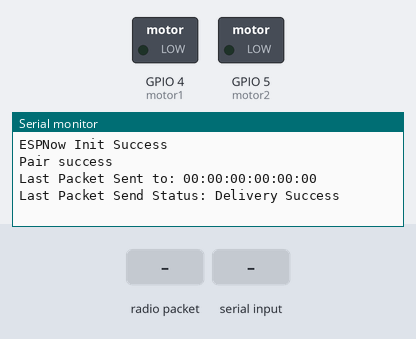
Bench run of a sketch on a simulated ESP32. On the bench: switched loads named in the sketch (green lamp = pin HIGH), the last lines printed to the serial monitor. The test bench sets the inputs (shaded band).

Above: at 1.2 s.
1.3 s: radio packet "a" arrives
At 2.5 s:
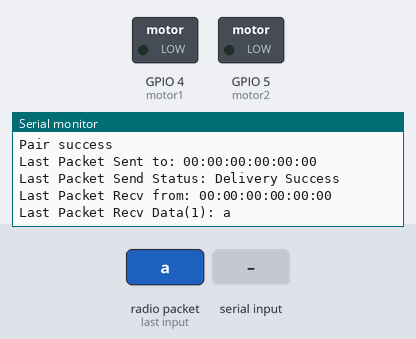
2.8 s: "a" received over Serial
At 7.2 s:
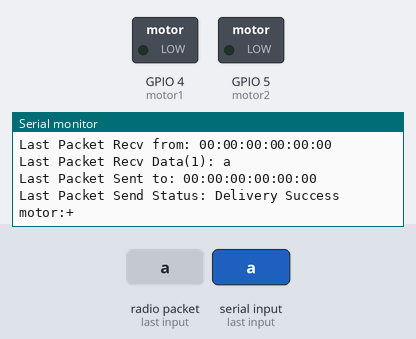
7.5 s: radio packet "d" arrives
At 8.5 s:
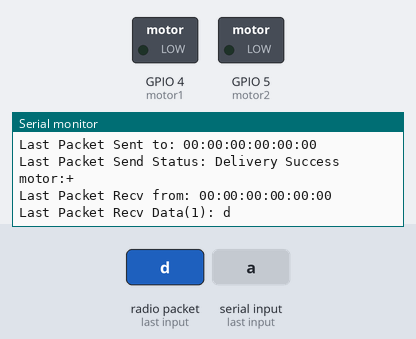
9.0 s: radio packet "1" arrives
At 9.7 s:
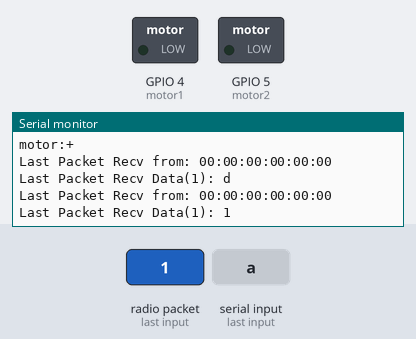

The sketch:

Esp_now_ver2.ino
```cpp
#include <esp_now.h>
#include <WiFi.h>
esp_now_peer_info_t slave;

#include <ESP32Servo.h>
#define motor1 4
#define motor2 5
Servo myServo1;
Servo myServo2;
long currentTime, LEDTimer11, LEDTimer12;
static const byte servoInterval = 25;
long servoTimer;
bool flag = 1;


// 送信コールバック
void OnDataSent(const uint8_t *mac_addr, esp_now_send_status_t status) {
  char macStr[18];
  snprintf(macStr, sizeof(macStr), "%02X:%02X:%02X:%02X:%02X:%02X",
           mac_addr[0], mac_addr[1], mac_addr[2], mac_addr[3], mac_addr[4], mac_addr[5]);
  Serial.print("Last Packet Sent to: ");
  Serial.println(macStr);
  Serial.print("Last Packet Send Status: ");
  Serial.println(status == ESP_NOW_SEND_SUCCESS ? "Delivery Success" : "Delivery Fail");
}


// 受信コールバック
void OnDataRecv(const uint8_t *mac_addr, const uint8_t *data, int data_len) {
  char macStr[18];
  char msg[1];
  snprintf(macStr, sizeof(macStr), "%02X:%02X:%02X:%02X:%02X:%02X",
           mac_addr[0], mac_addr[1], mac_addr[2], mac_addr[3], mac_addr[4], mac_addr[5]);
  Serial.printf("Last Packet Recv from: %s\n", macStr);
  Serial.printf("Last Packet Recv Data(%d): ", data_len);
  for ( int i = 0 ; i < data_len ; i++ ) {
    msg[1] = data[i];
    Serial.print(msg[1]);
  }
  Serial.println("");
}


void setup() {
  Serial.begin(115200);

  // ESP-NOW初期化
  WiFi.mode(WIFI_STA);
  WiFi.disconnect();
  if (esp_now_init() == ESP_OK) {
    Serial.println("ESPNow Init Success");
  } else {
    Serial.println("ESPNow Init Failed");
    ESP.restart();
  }

  // マルチキャスト用Slave登録
  memset(&slave, 0, sizeof(slave));
  for (int i = 0; i < 6; ++i) {
    slave.peer_addr[i] = (uint8_t)0xff;
  }
  esp_err_t addStatus = esp_now_add_peer(&slave);
  if (addStatus == ESP_OK) {
    // Pair success
    Serial.println("Pair success");
  }

  // ESP-NOWコールバック登録
  esp_now_register_send_cb(OnDataSent);
  esp_now_register_recv_cb(OnDataRecv);

  Serial.begin( 9600 );
  pinMode(motor1, OUTPUT);
  pinMode(motor2, OUTPUT);
}


void loop() {
  uint8_t data[13] = {72, 101, 108, 108, 111, 32, 69, 83, 80, 45, 78, 79, 87};

  char inkey;
  if( Serial.available() > 0  ) {
    inkey = Serial.read();
    if(inkey == 'a'){
      data[0] = 1;
      esp_err_t result = esp_now_send(slave.peer_addr, data, sizeof(data));
      delay(1000);
      Serial.print("motor:+\n");
    }
    if(inkey == 'd'){
      data[0] = -1;
      esp_err_t result = esp_now_send(slave.peer_addr, data, sizeof(data));
      delay(1000);
      Serial.print("motor:-\n");
    }
  }else{
    data[0] = 0;
    esp_err_t result = esp_now_send(slave.peer_addr, data, sizeof(data));
  }
  delay(5000);
}
```

Measured:
- after the input at 1.3 s, the serial monitor: prints a new line at once (image 1)
- after the input at 2.8 s, the serial monitor: prints a new line after 3.2 s (image 2)
- after the input at 7.5 s, the serial monitor: prints a new line at once (image 3)
- after the input at 9.0 s, the serial monitor: prints a new line at once (image 4)
